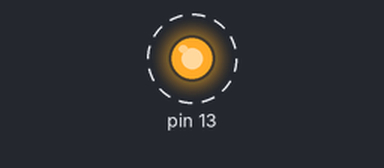
A sketch run on a simulated Arduino Mega 2560, built with avr-gcc and run on an emulated ATmega2560. On the bench: output pins drawn as LEDs (lit = HIGH). Dashed ring = blinking.

Above: at 0.05 s.
Timing chart, 0 to 3.0 s (numbered marks = the images above):
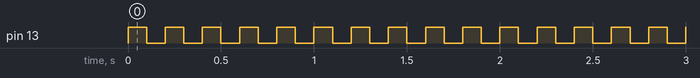

The sketch:

Question1.ino
```cpp
/*
 * Bryce Monaco
 * CPE 301 (Lab Section 1102)
 * HW05 - Question 1
 *
 * Note: Contains some modified variable declarations from BlinkyT2.txt from WebCampus
 *
 */

//Clock Pointers, See Mega Datasheet PDF Chapter 17.11 for Reg Summary
volatile unsigned char* thisTCCR1A = (unsigned char *) 0x80; //Contains WGM10 (bit 0) and WGN11 (bit 1)
volatile unsigned char* thisTCCR1B = (unsigned char *) 0x81; //Contains WGM12 (bit 3) and WGN13 (bit 4)
volatile unsigned char* thisTCCR1C = (unsigned char *) 0x82; //Contains FOC1A through C (bits 5 to 7)
volatile unsigned char* thisTIMSK1 = (unsigned char *) 0x6F; //Interrupt Mask Register
volatile unsigned int*  thisTCNT1  = (unsigned  int *) 0x84; //Timer1 Counter, 16b, H byte at 0x85
volatile unsigned char* thisTIFR1  = (unsigned char *) 0x36; //Contains TOV1 (overflow flag) (bit 0)

//GPIO Pointers for Port B, See Mega Datasheet PDF Chapter 33 pg 403
volatile unsigned char *portDDRB = (unsigned char *) 0x24;
volatile unsigned char *portB =    (unsigned char *) 0x25;

void MyDelay (unsigned long mSeconds);

void setup()
{
  // initialize digital pin LED_BUILTIN as an output.
  //pinMode(LED_BUILTIN, OUTPUT);
  //pinMode(53, OUTPUT);
  *portDDRB |= 0x80; //LED is conected to PB7
  //*portDDRB |= 0x01; //Speaker connected to PB0, pin 53, used to test speaker output

  //Set the timer to Normal mode
  *thisTCCR1A = 0;
  *thisTCCR1B = 0;
  *thisTCCR1C = 0;
  *thisTIMSK1 = 0;

}

// the loop function runs over and over again forever
void loop()
{
  *portB |= 0x80;
  MyDelay (100);
  *portB &= 0x7F;
  MyDelay (100);

}

void MyDelay (unsigned long mSeconds)
{
  *thisTCCR1B &= 0xF8;              //Disable Timer
  *thisTCNT1 = (unsigned int) (65536 - (long) (15.625 * mSeconds)); //The timer will count up from the value to the max 65536
  *thisTCCR1B |= 0b00000101;        //Set pre-scalar 1024 and start Timer, I'm not sure if the function should choose what pre-scalar to use
                                    //...or if it's safest to just stick to one

  while ((*thisTIFR1 & 0x01) == 0);    //Wait for overflow flag

  *thisTCCR1B &= 0xF8;              //Disable Timer
  *thisTIFR1 |= 0x01;               //Reset the flag

  return;

}
```

Measured:
- by itself, pin 13: alternates HIGH for 0.10 s and LOW for 0.10 s
